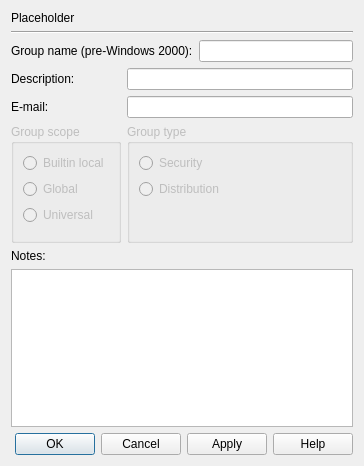
<?xml version="1.0" encoding="UTF-8"?>
<ui version="4.0">
 <class>GeneralGroupWidget</class>
 <widget class="QWidget" name="GeneralGroupWidget">
  <property name="geometry">
   <rect>
    <x>0</x>
    <y>0</y>
    <width>364</width>
    <height>466</height>
   </rect>
  </property>
  <property name="windowTitle">
   <string>Form</string>
  </property>
  <layout class="QGridLayout" name="gridLayout">
   <item row="0" column="0">
    <widget class="QLabel" name="computerNamePlaceholderLabel">
     <property name="text">
      <string>Placeholder</string>
     </property>
    </widget>
   </item>
   <item row="1" column="0" colspan="3">
    <widget class="Line" name="line">
     <property name="orientation">
      <enum>Qt::Horizontal</enum>
     </property>
    </widget>
   </item>
   <item row="2" column="0" colspan="2">
    <widget class="QLabel" name="groupNameLabel">
     <property name="text">
      <string>Group name (pre-Windows 2000):</string>
     </property>
    </widget>
   </item>
   <item row="2" column="2">
    <widget class="QLineEdit" name="groupNameLineEdit">
     <property name="readOnly">
      <bool>true</bool>
     </property>
    </widget>
   </item>
   <item row="3" column="0">
    <widget class="QLabel" name="descriptionLabel">
     <property name="text">
      <string>Description:</string>
     </property>
    </widget>
   </item>
   <item row="3" column="1" colspan="2">
    <widget class="QLineEdit" name="descriptionLineEdit">
     <property name="readOnly">
      <bool>true</bool>
     </property>
    </widget>
   </item>
   <item row="4" column="0">
    <widget class="QLabel" name="emailLabel">
     <property name="text">
      <string>E-mail:</string>
     </property>
    </widget>
   </item>
   <item row="4" column="1" colspan="2">
    <widget class="QLineEdit" name="emailLineEdit">
     <property name="readOnly">
      <bool>true</bool>
     </property>
    </widget>
   </item>
   <item row="5" column="0">
    <widget class="QGroupBox" name="scopeGroupBox">
     <property name="enabled">
      <bool>false</bool>
     </property>
     <property name="title">
      <string>Group scope</string>
     </property>
     <layout class="QGridLayout" name="gridLayout_3">
      <item row="1" column="0">
       <widget class="QRadioButton" name="globalRadioButton">
        <property name="text">
         <string>Global</string>
        </property>
       </widget>
      </item>
      <item row="0" column="0">
       <widget class="QRadioButton" name="builtinRadioButton">
        <property name="text">
         <string>Builtin local</string>
        </property>
       </widget>
      </item>
      <item row="2" column="0">
       <widget class="QRadioButton" name="universalRadioButton">
        <property name="text">
         <string>Universal</string>
        </property>
       </widget>
      </item>
      <item row="3" column="0">
       <spacer name="verticalSpacer_2">
        <property name="orientation">
         <enum>Qt::Vertical</enum>
        </property>
        <property name="sizeHint" stdset="0">
         <size>
          <width>20</width>
          <height>40</height>
         </size>
        </property>
       </spacer>
      </item>
     </layout>
    </widget>
   </item>
   <item row="5" column="1" colspan="2">
    <widget class="QGroupBox" name="typeGroupBox">
     <property name="enabled">
      <bool>false</bool>
     </property>
     <property name="title">
      <string>Group type</string>
     </property>
     <layout class="QGridLayout" name="gridLayout_4">
      <item row="1" column="0">
       <widget class="QRadioButton" name="distributionRadioButton">
        <property name="text">
         <string>Distribution</string>
        </property>
       </widget>
      </item>
      <item row="0" column="0">
       <widget class="QRadioButton" name="securityRadioButton">
        <property name="text">
         <string>Security</string>
        </property>
       </widget>
      </item>
      <item row="2" column="0">
       <spacer name="verticalSpacer">
        <property name="orientation">
         <enum>Qt::Vertical</enum>
        </property>
        <property name="sizeHint" stdset="0">
         <size>
          <width>20</width>
          <height>40</height>
         </size>
        </property>
       </spacer>
      </item>
     </layout>
    </widget>
   </item>
   <item row="6" column="0">
    <widget class="QLabel" name="notesLabel">
     <property name="text">
      <string>Notes:</string>
     </property>
    </widget>
   </item>
   <item row="7" column="0" colspan="3">
    <widget class="QTextBrowser" name="notesTextBrowser"/>
   </item>
   <item row="8" column="0" colspan="3">
    <widget class="QDialogButtonBox" name="dialogButtonBox">
     <property name="standardButtons">
      <set>QDialogButtonBox::Apply|QDialogButtonBox::Cancel|QDialogButtonBox::Help|QDialogButtonBox::Ok</set>
     </property>
     <property name="centerButtons">
      <bool>false</bool>
     </property>
    </widget>
   </item>
  </layout>
 </widget>
 <resources/>
 <connections/>
</ui>
